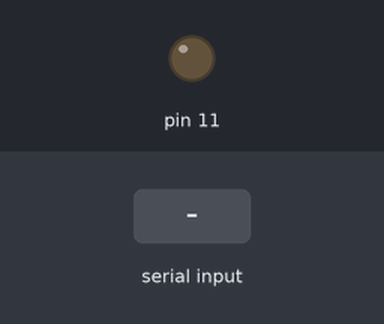
This sketch was run on a simulated Arduino Uno, built with avr-gcc and run on an emulated ATmega328P. On the bench: output pins drawn as LEDs (lit = HIGH). Inputs (shaded band) come from the test bench.

Above: at 1.2 s.
1.3 s: byte 30 received over Serial
At 1.8 s:
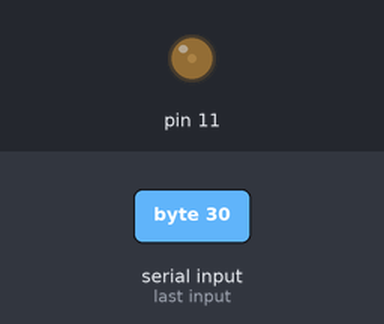
2.8 s: byte 90 received over Serial
At 4.1 s:
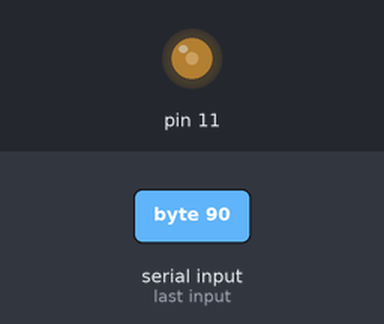
Timing chart, 0 to 5.8 s (numbered marks = the images above; inputs shaded):
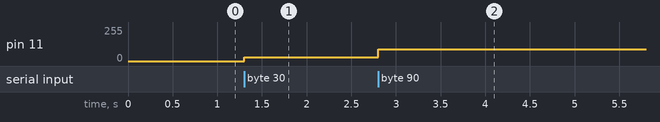

Measured:
- after the input at 1.3 s, pin 11: 0/255 → 30/255 at once
- after the input at 2.8 s, pin 11: 30/255 → 90/255 at once

The sketch:

analogWriteSerial.ino
```cpp
void setup(){
 pinMode(11,OUTPUT);
 Serial.begin(9600);
}

void loop(){
 if(Serial.available()){
   int value = Serial.read();
   analogWrite(11, value);
 }
}
```
